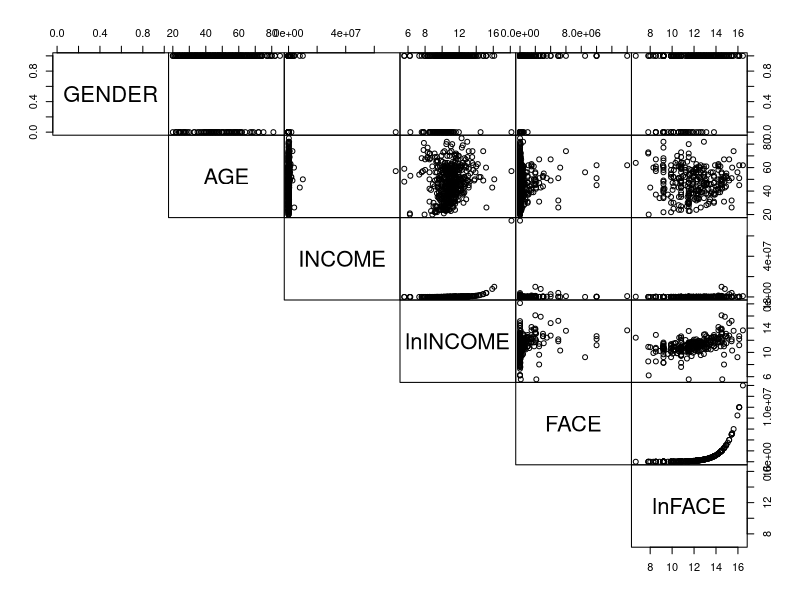
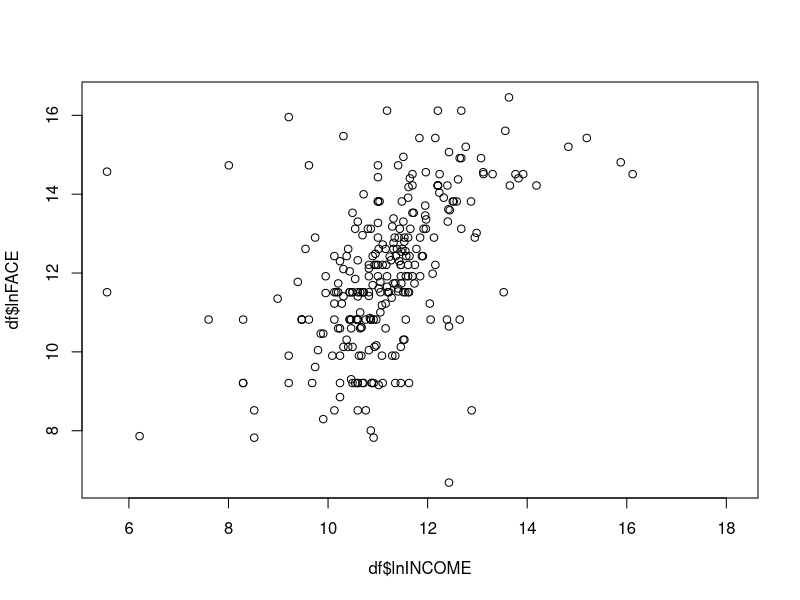
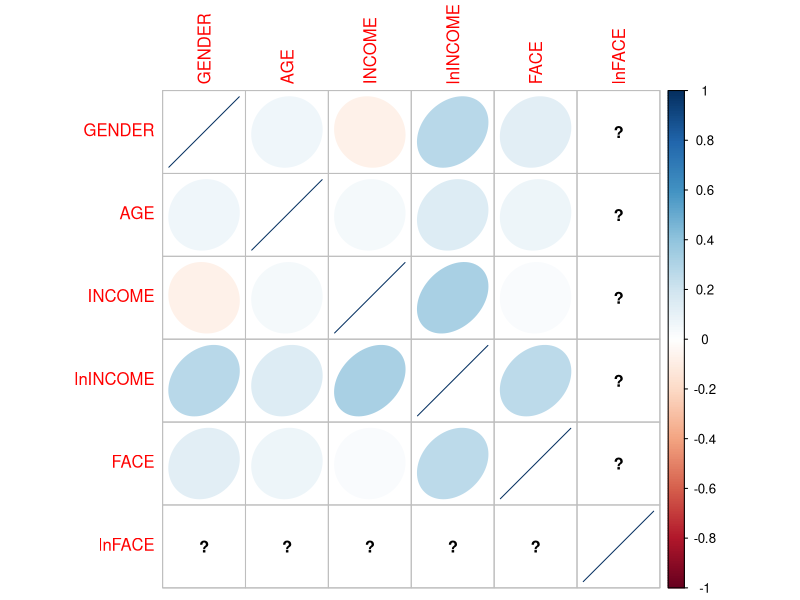
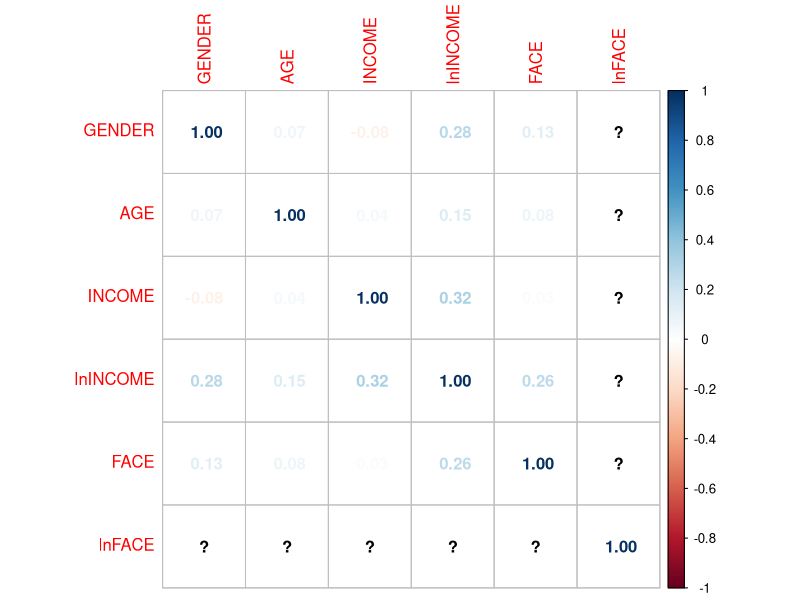
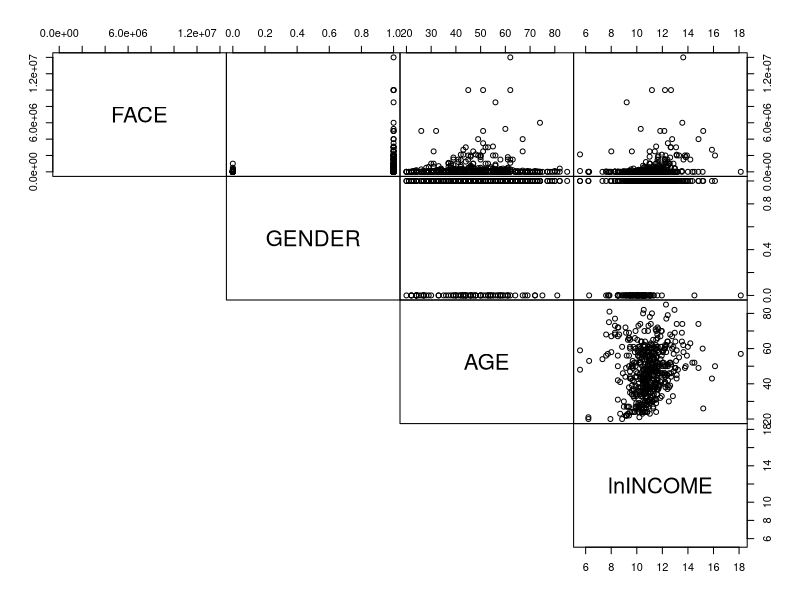
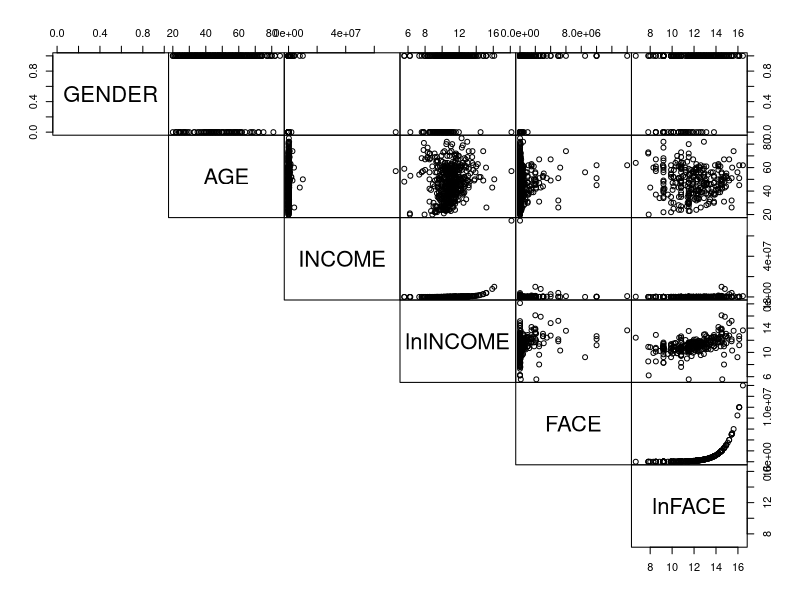

These figures' R source, in order:
# ###########################################################################
# #                                                                         #
# #                    FINAL ASSIGNMENT - QUESTION #1                       #
# #                                                                         #
# ###########################################################################
#

# 1. How gender, age and income (explanatory variables) are related to FACE 
# (dependent variable) and each other.
# a. Use graphs/figures to show the relationships
# 2. Can gender, age and income help explain the FACE
#    a. Run a multiple linear regression
#    b. Find the estimated regression parameters
#    c. Use Rsq, Rsq_Adj, MSE to show performance of explanatory variables
#    d. Use T‐test to show – how important the explanatory variables are
# 3. Use a statistical software to answer this question
# 4. Write down your interpretation as necessary so that a non‐statistician can
# understand your explanation

setwd("~/data-sci-learning/dat201/")
df.csv = read.csv("TermLife.csv")

df = data.frame(
    GENDER = df.csv$GENDER,  
       AGE = df.csv$AGE, 
    INCOME = df.csv$INCOME, 
  lnINCOME = log(df.csv$INCOME),
      FACE = df.csv$FACE,
    lnFACE = log(df.csv$FACE)
  )
attach(df)
pairs(df, lower.panel=NULL, gap=0)



plot(df$lnINCOME, df$lnFACE)
df.cor = cor(df, use="complete.obs")

library(corrplot)
corrplot(df.cor, method="ellipse")
corrplot(df.cor, method="number")


# ----------------------------------------------------------------------------
# 1. How gender, age and income (explanatory variables) are related to FACE 
# (dependent variable) and each other.
# a. Use graphs/figures to show the relationships

pairs(~ FACE + GENDER + AGE + lnINCOME, data=df, lower.panel=NULL, gap=0)
pairs(df, lower.panel=NULL, gap=0)


# ----------------------------------------------------------------------------
# 2. Can gender, age and income help explain the FACE
#    a. Run a multiple linear regression

m = lm(FACE ~ GENDER + AGE + lnINCOME, data=df)

#    b. Find the estimated regression parameters

#    c. Use Rsq, Rsq_Adj, MSE to show performance of explanatory variables

#    d. Use T‐test to show – how important the explanatory variables are

